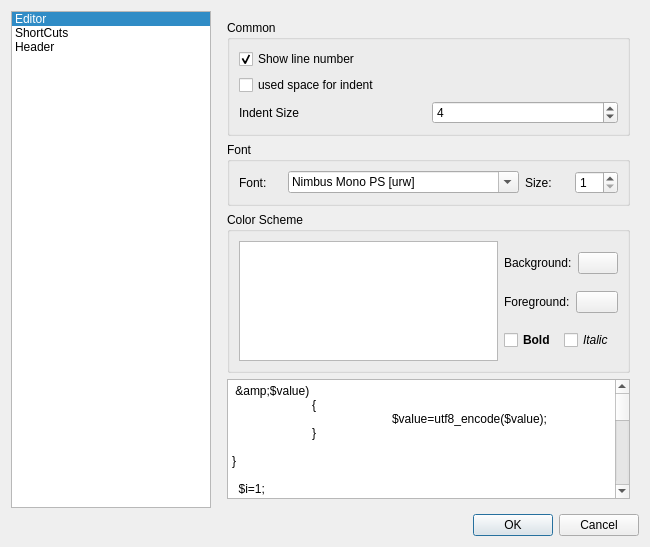
<?xml version="1.0" encoding="UTF-8"?>
<ui version="4.0">
 <class>optionsForm</class>
 <widget class="QWidget" name="optionsForm">
  <property name="geometry">
   <rect>
    <x>0</x>
    <y>0</y>
    <width>650</width>
    <height>547</height>
   </rect>
  </property>
  <property name="windowTitle">
   <string>Form</string>
  </property>
  <layout class="QVBoxLayout" name="verticalLayout_5">
   <item>
    <layout class="QHBoxLayout" name="horizontalLayout_10" stretch="1,0">
     <property name="spacing">
      <number>7</number>
     </property>
     <item>
      <widget class="QListWidget" name="listWidget">
       <property name="sizePolicy">
        <sizepolicy hsizetype="Fixed" vsizetype="Expanding">
         <horstretch>0</horstretch>
         <verstretch>0</verstretch>
        </sizepolicy>
       </property>
       <property name="maximumSize">
        <size>
         <width>200</width>
         <height>16777215</height>
        </size>
       </property>
       <property name="currentRow">
        <number>0</number>
       </property>
       <item>
        <property name="text">
         <string>Editor</string>
        </property>
       </item>
       <item>
        <property name="text">
         <string>ShortCuts</string>
        </property>
       </item>
       <item>
        <property name="text">
         <string>Header</string>
        </property>
       </item>
      </widget>
     </item>
     <item>
      <widget class="QStackedWidget" name="stackedWidget">
       <property name="currentIndex">
        <number>0</number>
       </property>
       <widget class="QWidget" name="page">
        <layout class="QVBoxLayout" name="verticalLayout_6">
         <item>
          <widget class="QGroupBox" name="groupBox_2">
           <property name="title">
            <string>Common</string>
           </property>
           <layout class="QVBoxLayout" name="verticalLayout_2">
            <item>
             <widget class="QCheckBox" name="m_lineNumber">
              <property name="styleSheet">
               <string notr="true">text-align: left;</string>
              </property>
              <property name="text">
               <string>Show line number</string>
              </property>
              <property name="checked">
               <bool>true</bool>
              </property>
              <property name="tristate">
               <bool>false</bool>
              </property>
             </widget>
            </item>
            <item>
             <widget class="QCheckBox" name="checkBox_4">
              <property name="text">
               <string>used space for indent</string>
              </property>
             </widget>
            </item>
            <item>
             <layout class="QHBoxLayout" name="horizontalLayout_12">
              <item>
               <widget class="QLabel" name="label_7">
                <property name="text">
                 <string>Indent Size</string>
                </property>
               </widget>
              </item>
              <item>
               <widget class="QSpinBox" name="spinBox">
                <property name="minimum">
                 <number>1</number>
                </property>
                <property name="maximum">
                 <number>40</number>
                </property>
                <property name="singleStep">
                 <number>1</number>
                </property>
                <property name="value">
                 <number>4</number>
                </property>
               </widget>
              </item>
             </layout>
            </item>
           </layout>
          </widget>
         </item>
         <item>
          <widget class="QGroupBox" name="fontgroup">
           <property name="title">
            <string>Font</string>
           </property>
           <layout class="QHBoxLayout" name="horizontalLayout">
            <item>
             <widget class="QLabel" name="label">
              <property name="text">
               <string>Font:</string>
              </property>
              <property name="buddy">
               <cstring>m_fontComboBox</cstring>
              </property>
             </widget>
            </item>
            <item>
             <widget class="QFontComboBox" name="m_fontComboBox">
              <property name="currentFont">
               <font>
                <family>Nimbus Mono L</family>
               </font>
              </property>
             </widget>
            </item>
            <item>
             <widget class="QLabel" name="label_2">
              <property name="text">
               <string>Size:</string>
              </property>
              <property name="buddy">
               <cstring>m_fontSizeSelector</cstring>
              </property>
             </widget>
            </item>
            <item>
             <widget class="QSpinBox" name="m_fontSizeSelector">
              <property name="minimum">
               <number>1</number>
              </property>
              <property name="value">
               <number>1</number>
              </property>
             </widget>
            </item>
           </layout>
          </widget>
         </item>
         <item>
          <widget class="QGroupBox" name="colorscheme">
           <property name="title">
            <string>Color Scheme</string>
           </property>
           <layout class="QHBoxLayout" name="horizontalLayout_5">
            <item>
             <widget class="QListWidget" name="m_colorScheme">
              <property name="currentRow">
               <number>-1</number>
              </property>
             </widget>
            </item>
            <item>
             <layout class="QVBoxLayout" name="verticalLayout">
              <item>
               <layout class="QHBoxLayout" name="horizontalLayout_3">
                <item>
                 <widget class="QLabel" name="label_4">
                  <property name="text">
                   <string>Background:</string>
                  </property>
                  <property name="buddy">
                   <cstring>m_bgColorButton</cstring>
                  </property>
                 </widget>
                </item>
                <item>
                 <widget class="QPushButton" name="m_bgColorButton">
                  <property name="text">
                   <string/>
                  </property>
                 </widget>
                </item>
               </layout>
              </item>
              <item>
               <layout class="QHBoxLayout" name="horizontalLayout_2">
                <item>
                 <widget class="QLabel" name="label_3">
                  <property name="text">
                   <string>Foreground:</string>
                  </property>
                  <property name="buddy">
                   <cstring>m_fgColorButton</cstring>
                  </property>
                 </widget>
                </item>
                <item>
                 <widget class="QPushButton" name="m_fgColorButton">
                  <property name="text">
                   <string/>
                  </property>
                 </widget>
                </item>
               </layout>
              </item>
              <item>
               <layout class="QHBoxLayout" name="horizontalLayout_4">
                <item>
                 <widget class="QCheckBox" name="m_boldBox">
                  <property name="styleSheet">
                   <string notr="true">font: bold;</string>
                  </property>
                  <property name="text">
                   <string>Bold</string>
                  </property>
                 </widget>
                </item>
                <item>
                 <widget class="QCheckBox" name="m_italicBox">
                  <property name="styleSheet">
                   <string notr="true">font: italic;</string>
                  </property>
                  <property name="text">
                   <string>Italic</string>
                  </property>
                 </widget>
                </item>
               </layout>
              </item>
             </layout>
            </item>
           </layout>
          </widget>
         </item>
         <item>
          <widget class="QPlainTextEdit" name="m_exempleedit">
           <property name="maximumSize">
            <size>
             <width>16777215</width>
             <height>16777210</height>
            </size>
           </property>
           <property name="plainText">
            <string>&lt;?php
/*******************************************
*index.php - page principale
*
*Auteur : Renaud GUEZENNEC
*
*******************************************/
/*TODO:: gestion des erreurs des requêtes*/
function utf_array($a)
{
	foreach($a as $key=&gt; &amp;$value)
	{
		$value=utf8_encode($value);
	}
	
}

  $i=1;
  define('ACCUEIL', $i++);
  define('PROGRAMMATION', $i++);
  define('BLOG', $i++);


include_once(&quot;include/driversql.inc.php&quot;);

$dsql = new driversql();
$dsql-&gt;init();

include_once(&quot;session/session_lib.php&quot;);
include_once(&quot;include/lib.php&quot;);

compteur();

include_once(&quot;include/entete.php&quot;);

$_SESSION['URI']=$_SERVER['REQUEST_URI'];
$titre = ' '.$ligne['name'].$appli_choisi;
	
//&lt;a href=&quot;index.html&quot;&gt;Index&lt;/a&gt; &amp;gt; &lt;a href=&quot;index.html&quot;&gt;Index&lt;/a&gt;

	$chemin = &quot;&quot;;		
	if(empty($_GET['menu']))
	{
		$chemin = $ligne['chemin'].'/index.php';
		$_SESSION['appli']=$ligne['chemin'];	
	}
	else
	{
		if(empty($_GET['souslien']))
		{
			$dsql-&gt;envoirequete('select lien from `'.$module[0].'Menu` where `id_menu` = &quot;'.$_GET['menu'].'&quot;');
			$dsql-&gt;res_tab_assoc($ligne2);
		
		}
		else
		{
			$dsql-&gt;envoirequete(&quot;select lien from `Sousmenu` where `id_sousmenu` = &quot;.$_GET['souslien']);
			$dsql-&gt;res_tab_assoc($ligne2);
		}
		    
		    $chemin = $ligne2['lien'].'/index.php';
			$_SESSION['appli']=$module[0];
			
	}
$desc =&quot;Site de Renaud GUEZENNEC, portail en ligne de l'auteur - L'accueil: page principale du site.&quot;;
$namePage =&quot;&quot;;
switch($id)
{
		case(1):
			$namePage=&quot;accueil&quot;;
			break;
		case(2):
			$namePage=&quot;programmation&quot;;
			break;
		case(3):
			$namePage=&quot;blog&quot;;
			break;
}
require_once(&quot;include/filariane.php&quot;);
require_once(&quot;include/menu.php&quot;);
require_once(&quot;accueil/rss_reader.php&quot;);
require_once(&quot;users/form.php&quot;);
require_once($chemin);
require_once(&quot;modele.php&quot;); 
	
?&gt;</string>
           </property>
          </widget>
         </item>
        </layout>
       </widget>
       <widget class="QWidget" name="page_2">
        <layout class="QVBoxLayout" name="verticalLayout_3">
         <item>
          <widget class="QTableWidget" name="tableWidget">
           <attribute name="horizontalHeaderStretchLastSection">
            <bool>true</bool>
           </attribute>
           <column>
            <property name="text">
             <string>Command</string>
            </property>
           </column>
           <column>
            <property name="text">
             <string>Label</string>
            </property>
           </column>
           <column>
            <property name="text">
             <string>ShortCut</string>
            </property>
           </column>
          </widget>
         </item>
         <item>
          <layout class="QHBoxLayout" name="horizontalLayout_6">
           <item>
            <widget class="QPushButton" name="pushButton_3">
             <property name="text">
              <string>Reset</string>
             </property>
            </widget>
           </item>
           <item>
            <spacer name="horizontalSpacer">
             <property name="orientation">
              <enum>Qt::Horizontal</enum>
             </property>
             <property name="sizeHint" stdset="0">
              <size>
               <width>40</width>
               <height>20</height>
              </size>
             </property>
            </spacer>
           </item>
           <item>
            <widget class="QPushButton" name="pushButton_4">
             <property name="text">
              <string>Import...</string>
             </property>
            </widget>
           </item>
           <item>
            <widget class="QPushButton" name="pushButton_5">
             <property name="text">
              <string>Export...</string>
             </property>
            </widget>
           </item>
          </layout>
         </item>
         <item>
          <widget class="QGroupBox" name="groupBox">
           <property name="title">
            <string>Key Sequence</string>
           </property>
           <layout class="QHBoxLayout" name="horizontalLayout_7">
            <item>
             <widget class="QLineEdit" name="lineEdit"/>
            </item>
            <item>
             <widget class="QPushButton" name="pushButton_6">
              <property name="text">
               <string>reccord</string>
              </property>
             </widget>
            </item>
           </layout>
          </widget>
         </item>
        </layout>
       </widget>
       <widget class="QWidget" name="page_3">
        <layout class="QVBoxLayout" name="verticalLayout_4">
         <item>
          <layout class="QHBoxLayout" name="horizontalLayout_8">
           <item>
            <widget class="QLabel" name="label_5">
             <property name="text">
              <string>File type:</string>
             </property>
            </widget>
           </item>
           <item>
            <widget class="QComboBox" name="comboBox"/>
           </item>
           <item>
            <spacer name="horizontalSpacer_2">
             <property name="orientation">
              <enum>Qt::Horizontal</enum>
             </property>
             <property name="sizeHint" stdset="0">
              <size>
               <width>198</width>
               <height>20</height>
              </size>
             </property>
            </spacer>
           </item>
          </layout>
         </item>
         <item>
          <layout class="QHBoxLayout" name="horizontalLayout_9">
           <item>
            <widget class="QLabel" name="label_6">
             <property name="text">
              <string>Template:</string>
             </property>
            </widget>
           </item>
           <item>
            <spacer name="horizontalSpacer_3">
             <property name="orientation">
              <enum>Qt::Horizontal</enum>
             </property>
             <property name="sizeHint" stdset="0">
              <size>
               <width>308</width>
               <height>20</height>
              </size>
             </property>
            </spacer>
           </item>
          </layout>
         </item>
         <item>
          <widget class="QTextEdit" name="textEdit"/>
         </item>
        </layout>
       </widget>
      </widget>
     </item>
    </layout>
   </item>
   <item>
    <layout class="QHBoxLayout" name="horizontalLayout_11">
     <item>
      <spacer name="horizontalSpacer_4">
       <property name="orientation">
        <enum>Qt::Horizontal</enum>
       </property>
       <property name="sizeHint" stdset="0">
        <size>
         <width>40</width>
         <height>20</height>
        </size>
       </property>
      </spacer>
     </item>
     <item>
      <widget class="QDialogButtonBox" name="buttonBox">
       <property name="standardButtons">
        <set>QDialogButtonBox::Cancel|QDialogButtonBox::Ok</set>
       </property>
      </widget>
     </item>
    </layout>
   </item>
  </layout>
 </widget>
 <tabstops>
  <tabstop>listWidget</tabstop>
  <tabstop>m_fontComboBox</tabstop>
  <tabstop>m_fontSizeSelector</tabstop>
  <tabstop>m_colorScheme</tabstop>
  <tabstop>m_fgColorButton</tabstop>
  <tabstop>m_bgColorButton</tabstop>
  <tabstop>m_boldBox</tabstop>
  <tabstop>m_italicBox</tabstop>
  <tabstop>buttonBox</tabstop>
 </tabstops>
 <resources/>
 <connections>
  <connection>
   <sender>listWidget</sender>
   <signal>currentRowChanged(int)</signal>
   <receiver>stackedWidget</receiver>
   <slot>setCurrentIndex(int)</slot>
   <hints>
    <hint type="sourcelabel">
     <x>69</x>
     <y>80</y>
    </hint>
    <hint type="destinationlabel">
     <x>332</x>
     <y>144</y>
    </hint>
   </hints>
  </connection>
 </connections>
</ui>
